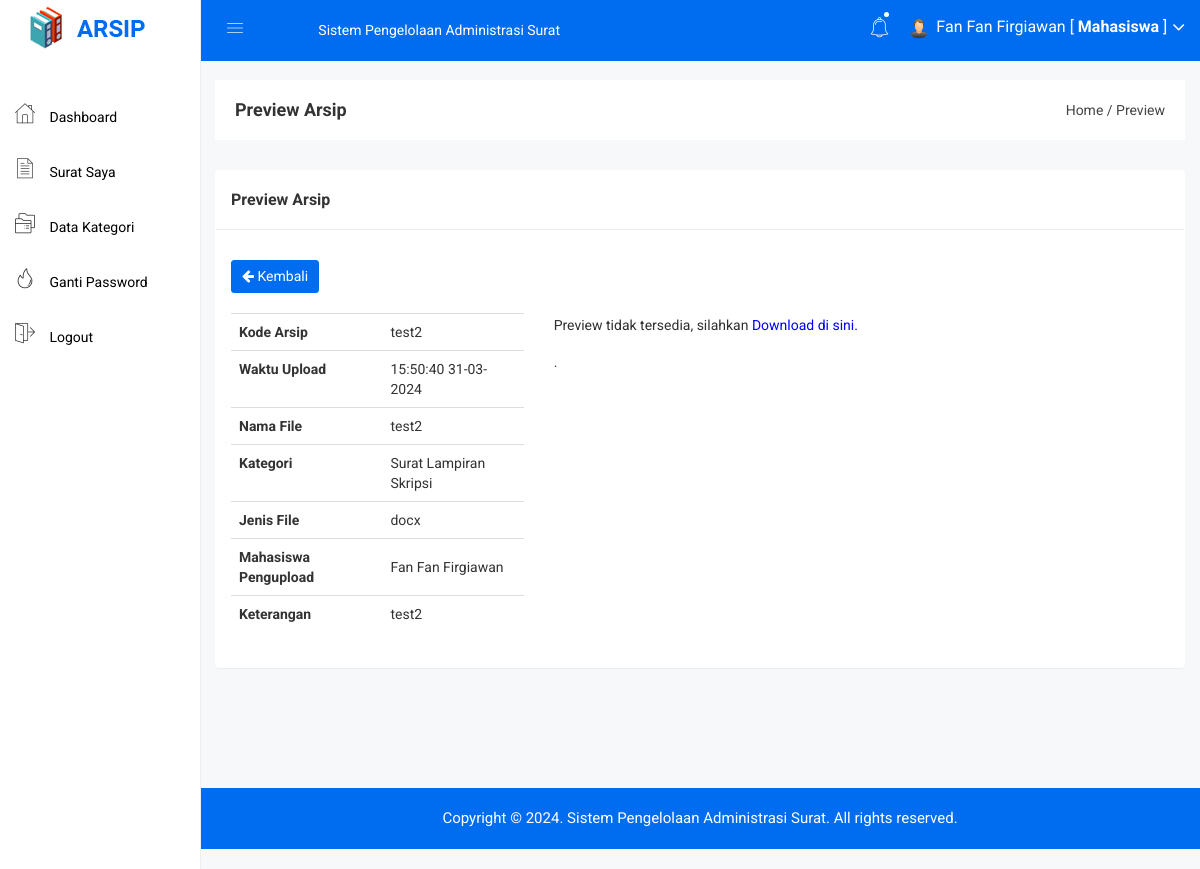
Screenshot of /mahasiswa/arsip_preview.php?id=15 (signed in) with the database file from the repository.
### tables this page shows
CREATE TABLE `arsip` (
  `arsip_id` int NOT NULL,
  `arsip_waktu_upload` datetime NOT NULL,
  `arsip_petugas` int NOT NULL,
  `arsip_kode` varchar(255) NOT NULL,
  `arsip_nama` varchar(255) NOT NULL,
  `arsip_jenis` varchar(255) NOT NULL,
  `arsip_kategori` int NOT NULL,
  `arsip_keterangan` text NOT NULL,
  `arsip_file` varchar(255) NOT NULL,
  `status` enum('Pending','Diterima','Ditolak') DEFAULT 'Pending'
);

CREATE TABLE `kategori` (
  `kategori_id` int NOT NULL,
  `kategori_nama` varchar(255) NOT NULL,
  `kategori_keterangan` text NOT NULL
);

CREATE TABLE `mahasiswa` (
  `mahasiswa_id` int NOT NULL,
  `mahasiswa_nama` varchar(255) NOT NULL,
  `mahasiswa_nim` varchar(100) NOT NULL,
  `mahasiswa_password` varchar(255) NOT NULL,
  `mahasiswa_foto` varchar(100) DEFAULT NULL
);

### mahasiswa/arsip_preview.php (the view)
<?php include 'header.php'; ?>
<div class="breadcome-area">
    <div class="container-fluid">
        <div class="row">
            <div class="col-lg-12 col-md-12 col-sm-12 col-xs-12">
                <div class="breadcome-list">
                    <div class="row">
                        <div class="col-lg-6 col-md-6 col-sm-6 col-xs-12">
                            <div class="breadcome-heading">
                                <h4 style="margin-bottom: 0px">Preview Arsip</h4>
                            </div>
                        </div>
                        <div class="col-lg-6 col-md-6 col-sm-6 col-xs-12">
                            <ul class="breadcome-menu" style="padding-top: 0px">
                                <li><a href="#">Home</a> <span class="bread-slash">/</span></li>
                                <li><span class="bread-blod">Preview</span></li>
                            </ul>
                        </div>
                    </div>
                </div>
            </div>
        </div>
    </div>
</div>
<div class="container-fluid">
    <div class="row">
        <div class="col-lg-12">
            <div class="panel panel">
                <div class="panel-heading">
                    <h3 class="panel-title">Preview Arsip</h3>
                </div>
                <div class="panel-body">
                    <a href="arsip.php" class="btn btn-sm btn-primary"><i class="fa fa-arrow-left"></i> Kembali</a>
                    <br>
                    <br>
                    <?php
                    $id = $_GET['id'];
                    $data = mysqli_query($koneksi,"SELECT * FROM arsip,kategori,mahasiswa WHERE arsip_petugas=mahasiswa_id and arsip_kategori=kategori_id and arsip_id='$id'");
                    while($d = mysqli_fetch_array($data)){
                        ?>
                        <div class="row">
                            <div class="col-lg-4">
                                <table class="table">
                                    <tr>
                                        <th>Kode Arsip</th>
                                        <td><?php echo $d['arsip_kode']; ?></td>
                                    </tr>
                                    <tr>
                                        <th>Waktu Upload</th>
                                        <td><?php echo date('H:i:s  d-m-Y',strtotime($d['arsip_waktu_upload'])) ?></td>
                                    </tr>
                                    <tr>
                                        <th>Nama File</th>
                                        <td><?php echo $d['arsip_nama']; ?></td>
                                    </tr>
                                    <tr>
                                        <th>Kategori</th>
                                        <td><?php echo $d['kategori_nama']; ?></td>
                                    </tr>
                                    <tr>
                                        <th>Jenis File</th>
                                        <td><?php echo $d['arsip_jenis']; ?></td>
                                    </tr>
                                    <tr>
                                        <th>Mahasiswa Pengupload</th>
                                        <td><?php echo $d['mahasiswa_nama']; ?></td>
                                    </tr>
                                    <tr>
                                        <th>Keterangan</th>
                                        <td><?php echo $d['arsip_keterangan']; ?></td>
                                    </tr>
                                </table>
                            </div>
                            <div class="col-lg-8">
                                <?php
                                if($d['arsip_jenis'] == "png" || $d['arsip_jenis'] == "jpg" || $d['arsip_jenis'] == "gif" || $d['arsip_jenis'] == "jpeg"){
                                    ?>
                                    <img src="../arsip/<?php echo $d['arsip_file']; ?>">
                                    <?php
                                }elseif($d['arsip_jenis'] == "pdf"){
                                    ?>
                                    <div class="pdf-singe-pro">
                                        <a class="media" href="../arsip/<?php echo $d['arsip_file']; ?>"></a>
                                    </div>
                                    <?php
                                }else{
                                    ?>
                                    <p>Preview tidak tersedia, silahkan <a target="_blank" style="color: blue" href="../arsip/<?php echo $d['arsip_file']; ?>">Download di sini.</a></p>.
                                    <?php
                                }
                                ?>
                            </div>
                        </div>
                        <?php
                    }
                    ?>
                </div>
            </div>
        </div>
    </div>
</div>
<?php include 'footer.php'; ?>

### assets/css/main.css (style rules this page uses)
html { color: #222; font-size: 1em; line-height: 1.4; }

### assets/css/style.css (style rules this page uses)
.btn-primary { background: #006df0; color: white !important; border: 1px solid #006df0; }
.panel-heading { padding: 20px 15px; border-bottom: 1px solid #ececec; }
td { vertical-align: middle !important; }

### rows the page displays
arsip: arsip_kode "test2", arsip_waktu_upload "15:50:40 31-03-2024", arsip_nama "test2", kategori.kategori_nama "Surat Lampiran Skripsi", arsip_jenis "docx", mahasiswa.mahasiswa_nama "Fan Fan Firgiawan", arsip_keterangan "test2"

### other values shown
$_SESSION['nama'] "Fan Fan Firgiawan"
